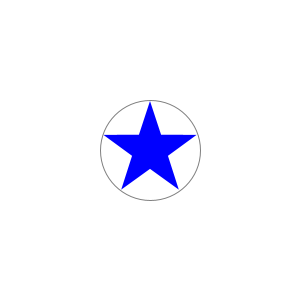
Frame 1 (no input)
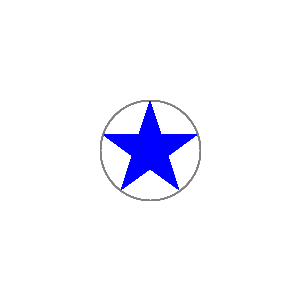
Frame 60 (the mouse pressed at the canvas centre just before this capture)
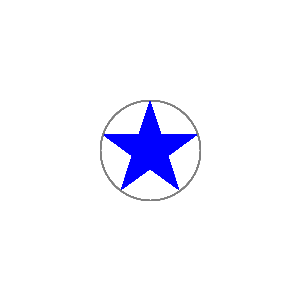
Frame 120 (the mouse held since frame 60 and released just before this capture)

The Processing sketch that drew these frames (run headless with seeded random() and noise(); from frame 60 on, the mouse is pressed at the canvas centre):

// Processing sketch: fp_pg_q_06_01
// ── fp_pg_q_06_01.pde
// 問題 6.1 例題 6.1 を参考にして，引数無しで半径 50 画素の円に内接する★を描画するメソッドを作成せよ．void fiveStar()
void setup() {
  size(300, 300);
  background(255, 255, 255);
}

void draw(){
  noFill();
  stroke(128, 128, 128);
  ellipse(width/2, height/2, 100, 100);
  noStroke();
  fill(0, 0, 255);
  fiveStar();
}

void fiveStar() {
  float x = width/2;
  float y = height/2;
  float CircumscribedCircle = 49;
  float InscribedCircle = (CircumscribedCircle / 2) * 0.77;
  int p = 5;
  int cnt = p * 2;
  float radius = 0;
  float rotatete = PI/2;
  // http://www.d-improvement.jp/learning/processing/2011-a/08.html
  pushMatrix();
  translate(x, y);
  rotate(rotatete);
  beginShape();
  for (int i = 1; i <= cnt; i++) {
    if (i % 2 == 0) {
      radius = InscribedCircle;
    } else {
      radius = CircumscribedCircle;
    }
    vertex(radius * cos(radians(360 * i/cnt)), radius * sin(radians(360 * i/cnt)));
  }
  endShape(CLOSE);
  popMatrix();
}
